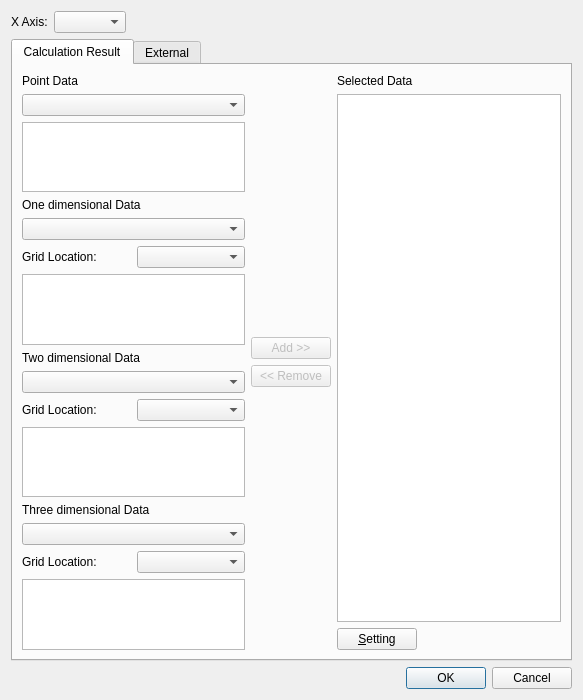
<?xml version="1.0" encoding="UTF-8"?>
<ui version="4.0">
 <class>Graph2dHybridWindowDataSourceDialog</class>
 <widget class="QDialog" name="Graph2dHybridWindowDataSourceDialog">
  <property name="geometry">
   <rect>
    <x>0</x>
    <y>0</y>
    <width>583</width>
    <height>696</height>
   </rect>
  </property>
  <property name="sizePolicy">
   <sizepolicy hsizetype="Preferred" vsizetype="Preferred">
    <horstretch>0</horstretch>
    <verstretch>0</verstretch>
   </sizepolicy>
  </property>
  <property name="windowTitle">
   <string>Data Source Setting</string>
  </property>
  <layout class="QVBoxLayout" name="verticalLayout_5">
   <item>
    <layout class="QHBoxLayout" name="horizontalLayout">
     <item>
      <widget class="QLabel" name="xAxisLabel">
       <property name="text">
        <string>X Axis:</string>
       </property>
      </widget>
     </item>
     <item>
      <widget class="QComboBox" name="xAxisComboBox"/>
     </item>
     <item>
      <spacer name="horizontalSpacer">
       <property name="orientation">
        <enum>Qt::Horizontal</enum>
       </property>
       <property name="sizeHint" stdset="0">
        <size>
         <width>40</width>
         <height>20</height>
        </size>
       </property>
      </spacer>
     </item>
    </layout>
   </item>
   <item>
    <widget class="QTabWidget" name="tabWidget">
     <property name="currentIndex">
      <number>0</number>
     </property>
     <widget class="QWidget" name="resultTab">
      <attribute name="title">
       <string>Calculation Result</string>
      </attribute>
      <layout class="QHBoxLayout" name="horizontalLayout_4">
       <item>
        <layout class="QVBoxLayout" name="verticalLayout_3">
         <item>
          <widget class="QLabel" name="pointDataLabel">
           <property name="text">
            <string>Point Data</string>
           </property>
          </widget>
         </item>
         <item>
          <widget class="QComboBox" name="pointDataComboBox"/>
         </item>
         <item>
          <widget class="QListWidget" name="pointDataListWidget"/>
         </item>
         <item>
          <widget class="QLabel" name="oneDimDataLabel">
           <property name="text">
            <string>One dimensional Data</string>
           </property>
          </widget>
         </item>
         <item>
          <widget class="QComboBox" name="oneDimDataComboBox"/>
         </item>
         <item>
          <layout class="QHBoxLayout" name="horizontalLayout_7">
           <item>
            <widget class="QLabel" name="oneDimGridLocationLabel">
             <property name="text">
              <string>Grid Location:</string>
             </property>
            </widget>
           </item>
           <item>
            <widget class="QComboBox" name="oneDimGridLocationComboBox"/>
           </item>
          </layout>
         </item>
         <item>
          <widget class="QListWidget" name="oneDimDataListWidget"/>
         </item>
         <item>
          <widget class="QLabel" name="twoDimDataLabel">
           <property name="text">
            <string>Two dimensional Data</string>
           </property>
          </widget>
         </item>
         <item>
          <widget class="QComboBox" name="twoDimDataComboBox"/>
         </item>
         <item>
          <layout class="QHBoxLayout" name="horizontalLayout_5">
           <item>
            <widget class="QLabel" name="twoDimGridLocationLabel">
             <property name="text">
              <string>Grid Location:</string>
             </property>
            </widget>
           </item>
           <item>
            <widget class="QComboBox" name="twoDimGridLocationComboBox"/>
           </item>
          </layout>
         </item>
         <item>
          <widget class="QListWidget" name="twoDimDataListWidget">
           <property name="minimumSize">
            <size>
             <width>0</width>
             <height>0</height>
            </size>
           </property>
          </widget>
         </item>
         <item>
          <widget class="QLabel" name="threeDimDataLabel">
           <property name="text">
            <string>Three dimensional Data</string>
           </property>
          </widget>
         </item>
         <item>
          <widget class="QComboBox" name="threeDimDataComboBox"/>
         </item>
         <item>
          <layout class="QHBoxLayout" name="horizontalLayout_6">
           <item>
            <widget class="QLabel" name="threeDimGridLocationLabel">
             <property name="text">
              <string>Grid Location:</string>
             </property>
            </widget>
           </item>
           <item>
            <widget class="QComboBox" name="threeDimGridLocationComboBox"/>
           </item>
          </layout>
         </item>
         <item>
          <widget class="QListWidget" name="threeDimDataListWidget">
           <property name="minimumSize">
            <size>
             <width>0</width>
             <height>0</height>
            </size>
           </property>
          </widget>
         </item>
        </layout>
       </item>
       <item>
        <layout class="QVBoxLayout" name="verticalLayout_2">
         <item>
          <spacer name="verticalSpacer">
           <property name="orientation">
            <enum>Qt::Vertical</enum>
           </property>
           <property name="sizeHint" stdset="0">
            <size>
             <width>20</width>
             <height>40</height>
            </size>
           </property>
          </spacer>
         </item>
         <item>
          <widget class="QPushButton" name="addPushButton">
           <property name="enabled">
            <bool>false</bool>
           </property>
           <property name="text">
            <string>Add &gt;&gt;</string>
           </property>
          </widget>
         </item>
         <item>
          <widget class="QPushButton" name="removePushButton">
           <property name="enabled">
            <bool>false</bool>
           </property>
           <property name="text">
            <string>&lt;&lt; Remove</string>
           </property>
          </widget>
         </item>
         <item>
          <spacer name="verticalSpacer_2">
           <property name="orientation">
            <enum>Qt::Vertical</enum>
           </property>
           <property name="sizeHint" stdset="0">
            <size>
             <width>20</width>
             <height>40</height>
            </size>
           </property>
          </spacer>
         </item>
        </layout>
       </item>
       <item>
        <layout class="QVBoxLayout" name="verticalLayout">
         <item>
          <widget class="QLabel" name="selectedDataLabel">
           <property name="text">
            <string>Selected Data</string>
           </property>
          </widget>
         </item>
         <item>
          <widget class="QListWidget" name="selectedDataListWidget"/>
         </item>
         <item>
          <layout class="QHBoxLayout" name="horizontalLayout_2">
           <item>
            <widget class="QPushButton" name="settingPushButton">
             <property name="text">
              <string>&amp;Setting</string>
             </property>
            </widget>
           </item>
           <item>
            <spacer name="horizontalSpacer_2">
             <property name="orientation">
              <enum>Qt::Horizontal</enum>
             </property>
             <property name="sizeHint" stdset="0">
              <size>
               <width>40</width>
               <height>20</height>
              </size>
             </property>
            </spacer>
           </item>
          </layout>
         </item>
        </layout>
       </item>
      </layout>
     </widget>
     <widget class="QWidget" name="importTab">
      <attribute name="title">
       <string>External</string>
      </attribute>
      <layout class="QVBoxLayout" name="verticalLayout_4">
       <item>
        <widget class="QListWidget" name="importDataList"/>
       </item>
       <item>
        <layout class="QHBoxLayout" name="horizontalLayout_3">
         <item>
          <widget class="QPushButton" name="importButton">
           <property name="text">
            <string>&amp;Import...</string>
           </property>
          </widget>
         </item>
         <item>
          <widget class="QPushButton" name="deleteImportDataButton">
           <property name="text">
            <string>&amp;Delete...</string>
           </property>
          </widget>
         </item>
         <item>
          <spacer name="horizontalSpacer_3">
           <property name="orientation">
            <enum>Qt::Horizontal</enum>
           </property>
           <property name="sizeHint" stdset="0">
            <size>
             <width>40</width>
             <height>20</height>
            </size>
           </property>
          </spacer>
         </item>
        </layout>
       </item>
      </layout>
     </widget>
    </widget>
   </item>
   <item>
    <widget class="QDialogButtonBox" name="buttonBox">
     <property name="orientation">
      <enum>Qt::Horizontal</enum>
     </property>
     <property name="standardButtons">
      <set>QDialogButtonBox::Cancel|QDialogButtonBox::Ok</set>
     </property>
    </widget>
   </item>
  </layout>
 </widget>
 <tabstops>
  <tabstop>xAxisComboBox</tabstop>
  <tabstop>tabWidget</tabstop>
  <tabstop>pointDataComboBox</tabstop>
  <tabstop>pointDataListWidget</tabstop>
  <tabstop>oneDimDataComboBox</tabstop>
  <tabstop>oneDimGridLocationComboBox</tabstop>
  <tabstop>oneDimDataListWidget</tabstop>
  <tabstop>twoDimDataComboBox</tabstop>
  <tabstop>twoDimGridLocationComboBox</tabstop>
  <tabstop>twoDimDataListWidget</tabstop>
  <tabstop>threeDimDataComboBox</tabstop>
  <tabstop>threeDimGridLocationComboBox</tabstop>
  <tabstop>threeDimDataListWidget</tabstop>
  <tabstop>addPushButton</tabstop>
  <tabstop>removePushButton</tabstop>
  <tabstop>selectedDataListWidget</tabstop>
  <tabstop>settingPushButton</tabstop>
  <tabstop>importButton</tabstop>
  <tabstop>deleteImportDataButton</tabstop>
  <tabstop>importDataList</tabstop>
 </tabstops>
 <resources/>
 <connections>
  <connection>
   <sender>buttonBox</sender>
   <signal>accepted()</signal>
   <receiver>Graph2dHybridWindowDataSourceDialog</receiver>
   <slot>accept()</slot>
   <hints>
    <hint type="sourcelabel">
     <x>227</x>
     <y>437</y>
    </hint>
    <hint type="destinationlabel">
     <x>157</x>
     <y>274</y>
    </hint>
   </hints>
  </connection>
  <connection>
   <sender>buttonBox</sender>
   <signal>rejected()</signal>
   <receiver>Graph2dHybridWindowDataSourceDialog</receiver>
   <slot>reject()</slot>
   <hints>
    <hint type="sourcelabel">
     <x>295</x>
     <y>443</y>
    </hint>
    <hint type="destinationlabel">
     <x>286</x>
     <y>274</y>
    </hint>
   </hints>
  </connection>
 </connections>
</ui>
